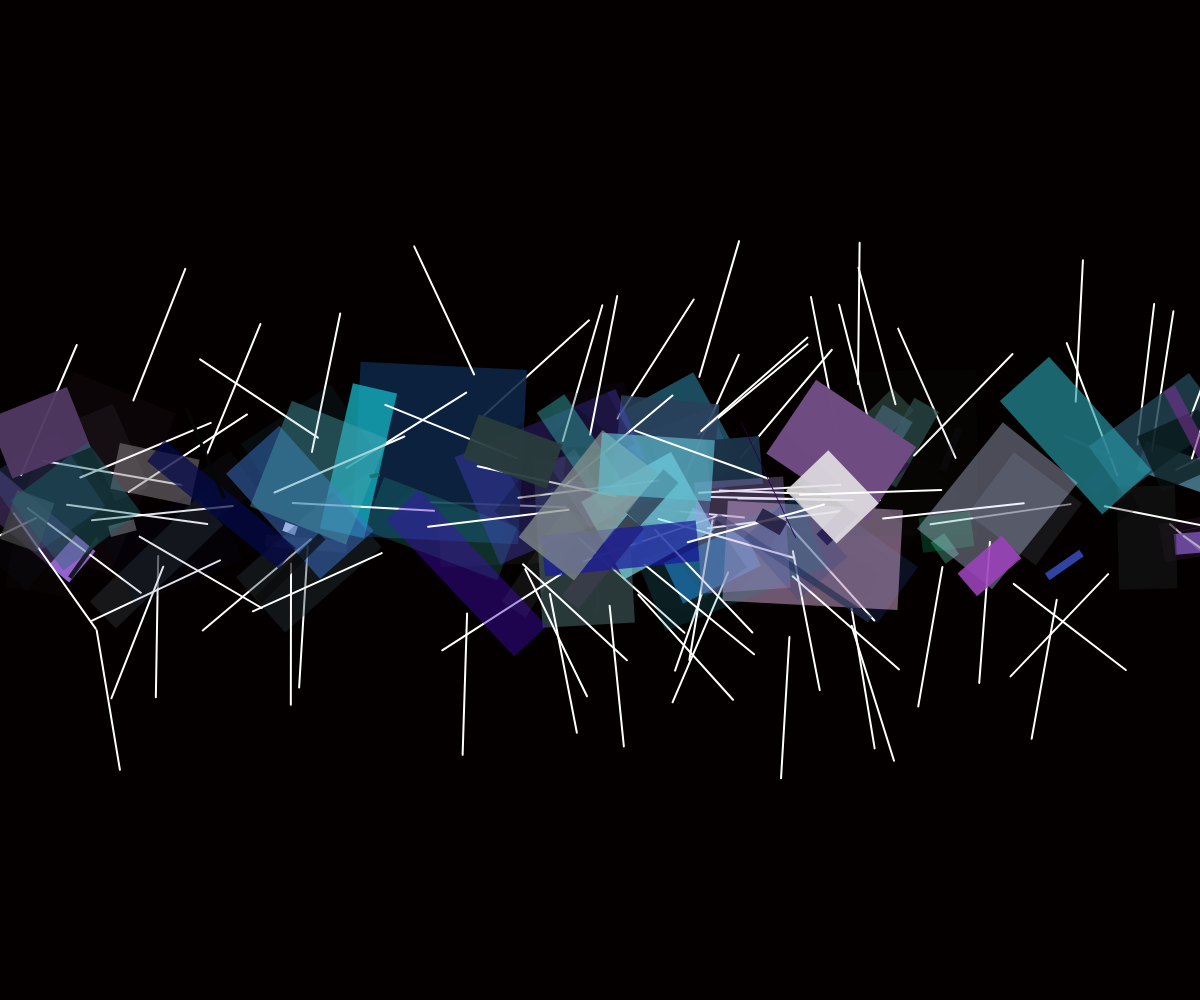
Frame 1 (no input)
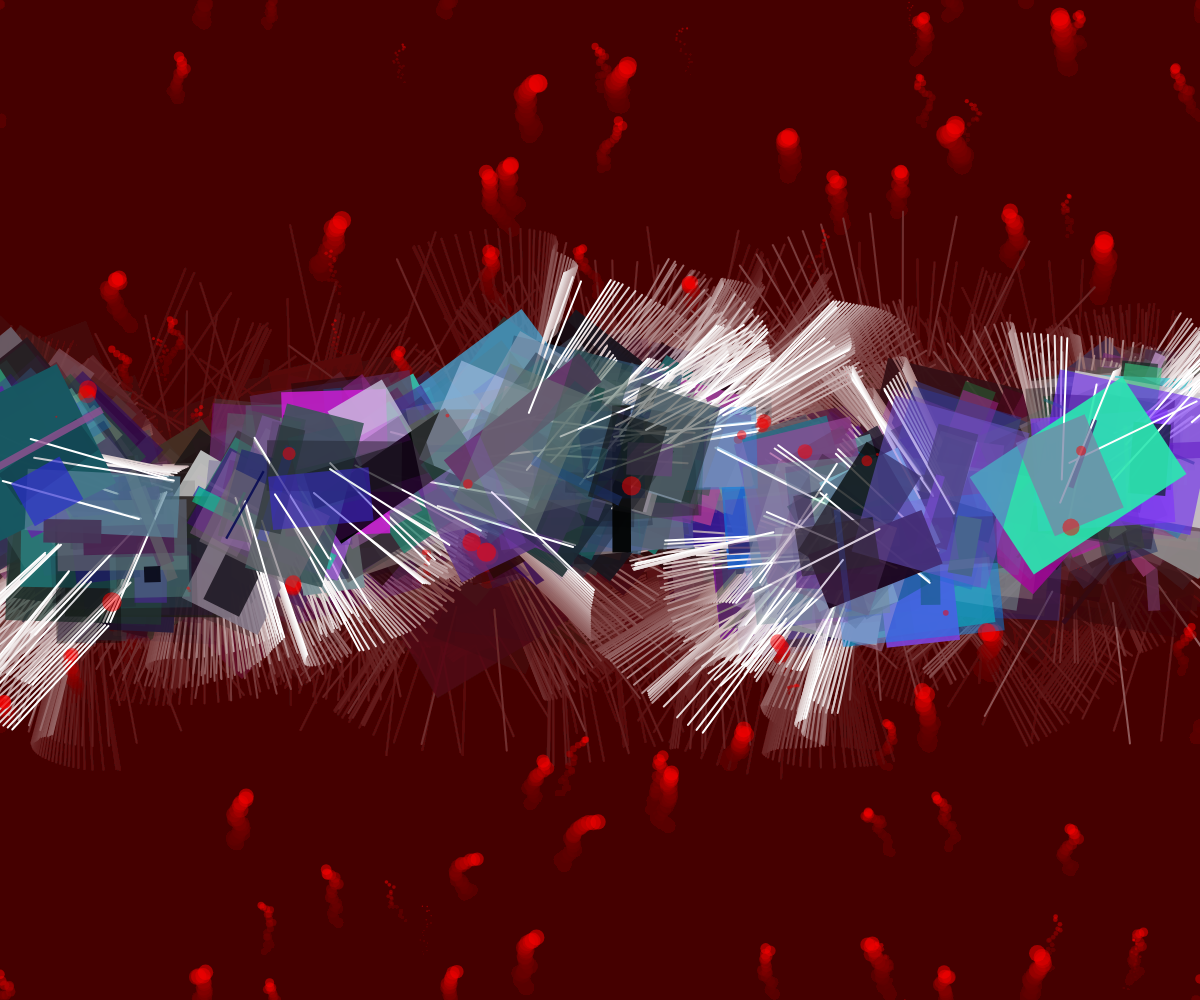
Frame 60 (no input)
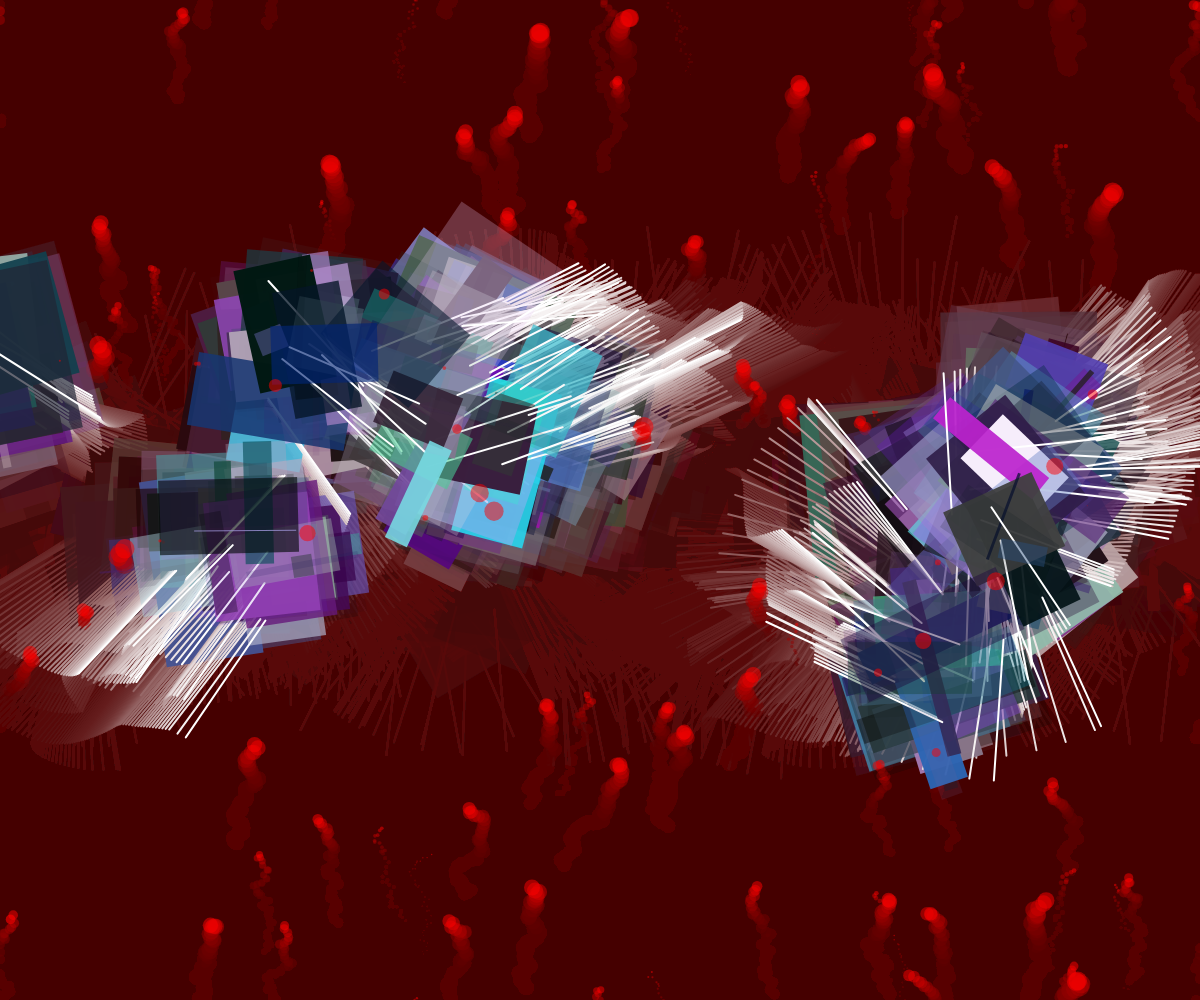
Frame 120 (the mouse pressed at the canvas centre since frame 60)

The p5.js sketch that drew these frames (run headless with seeded random() and noise() and a simulated clock; from frame 60 on, the mouse is pressed at the canvas centre):

// p5.js sketch
// ── sketch.js
//Color change
let H1 = 0;
let shade = 0;

//Bird flock
let flock

//Bubbles
let bubbles = [];

function setup() {
  createCanvas(windowWidth, windowHeight);
  colorMode(HSB, 360, 100, 100, 100);
  frameRate(20);
  //background(200, 100, 50);
  background(0);
  // background(H1, 30, 100);

  //Create Flock
  flock = new Flock();
  for (let i = 0; i < 100; i++){
    let b = new Bird(random(width), height/2);
    flock.addBird(b);
  }

  //Create Bubbles
  for (var j = 0; j < 100; j++) {
		var x = 10+10 * j;
		bubbles[j] = new Bubble(random(width), random(height), random(10));
	}
}

function draw() {
  background(0, 100, 30, 5);
  // background(200, 100, 50, 20);
  // background(0, 10);
  //Change Color
  shade += 0.25;
  H1 += 0.25;
  
  //Viral Flock
  flock.run();
  if (H1 >= 70 || H1 == 0){
    H1*=-1;
  }

  //Bubbles
  if (frameCount%3==0){
  for (let i = 0; i < bubbles.length; i++) {
		bubbles[i].move();
    bubbles[i].edges();
		bubbles[i].show();
	}
}

}

class Flock {
  constructor() {
    this.birds = [];
  }

  run() {
    for (let bird of this.birds){
      bird.run(this.birds);
    }
  }

  addBird(b) {
    this.birds.push(b);
  }
}

function mousePressed(){
  let fs = fullscreen();
  fullscreen(!fs);
}

function windowResized() {
  resizeCanvas(windowWidth, windowHeight);
  background(0);
}

class Bird {
  constructor(x, y) {
    this.accel = createVector(0,0);
    this.vel = createVector(random(-1, 1), random(-1, 1));
    this.pos = createVector(x, y);
    this.r = 100;
    this.maxspeed = 3; // Maximum speed
    this.maxforce = 0.05; // Maximum steering force
    this.wig = random(30, 50);
    this.s = random(10, 100);
    
    //this.h = random(360);
    this.h = 0
  }

  run(birds) {
    this.flock(birds);
    this.update();
    this.borders();
    this.render();
  }

  applyForce(force) {
    this.accel.add(force);
  }

  flock(birds) {
    let sep = this.separate(birds); // Separation
    let ali = this.align(birds); // Alignment
    let coh = this.cohesion(birds); // Cohesion
    // Arbitrarily weight these forces
    sep.mult(1.5);
    ali.mult(1.0);
    coh.mult(1.0);
    // Add the force vectors to acceleration
    this.applyForce(sep);
    this.applyForce(ali);
    this.applyForce(coh);
  }

  update(){
    this.vel.add(this.accel);
    this.vel.limit(this.maxspeed);
    this.pos.add(this.vel);
    this.accel.mult(0);
    this.h -= 1;

    if (this.h <= 0){
      this.h = 360
    }
  }

  seek(target) {
    let desired = p5.Vector.sub(target, this.pos); // A vector pointing from the location to the target
    // Normalize desired and scale to maximum speed
    desired.normalize();
    desired.mult(this.maxspeed);
    // Steering = Desired minus Velocity
    let steer = p5.Vector.sub(desired, this.vel);
    steer.limit(this.maxforce); // Limit to maximum steering force
    return steer;
  }


  render() {
    // Draw a triangle rotated in the direction of velocity
    let theta = this.vel.heading() + radians(90);
    // noStroke();
    strokeWeight(2);
    // stroke(this.h, 100, 100);
    stroke(255);
    // if (frameCount%10==0){
    fill(random(150, 300), random(100), random(100), random(100));
    // fill(random(255), random(100));
    // noFill();
    // }
    push();
    translate(this.pos.x, this.pos.y);
    rotate(theta);
    for (let i; i < 50; i++){}
    // beginShape();
    // vertex(this.wig, this.wig);
    // vertex(-this.r * this.wig, this.r * this.wig);
    // vertex(this.wig, this.r*.5 * this.wig);
    // vertex(this.r/2 * this.wig, this.r * this.wig);
    // endShape(CLOSE);
    
     line(this.s, this.s, this.r + this.s, this.r + this.s)
    // circle(this.wig+random(5), this.wig+random(5), this.wig+random(20))
    rectMode(CENTER)
    noStroke();
    rect(this.wig+random(5), this.wig+random(5), this.wig*random(4), this.wig*random(4))
    pop();
  }

    // Wraparound
    borders() {
      if (this.pos.x < -this.r) this.pos.x = width + this.r;
      if (this.pos.y < -this.r) this.pos.y = height + this.r;
      if (this.pos.x > width + this.r) this.pos.x = -this.r;
      if (this.pos.y > height + this.r) this.pos.y = -this.r;
    }

  // Separation
  // Method checks for nearby birds and steers away
  separate(birds) {
    let desiredseparation = 25.0;
    let steer = createVector(0, 0);
    let count = 0;
    // For every boid in the system, check if it's too close
    for (let i = 0; i < birds.length; i++) {
      let d = p5.Vector.dist(this.pos, birds[i].pos);
      // If the distance is greater than 0 and less than an arbitrary amount (0 when you are yourself)
      if ((d > 0) && (d < desiredseparation)) {
        // Calculate vector pointing away from neighbor
        let diff = p5.Vector.sub(this.pos, birds[i].pos);
        diff.normalize();
        diff.div(d); // Weight by distance
        steer.add(diff);
        count++; // Keep track of how many
      }
    }
    
    // Average -- divide by how many
    if (count > 0) {
      steer.div(count);
    }

    // As long as the vector is greater than 0
    if (steer.mag() > 0) {
      // Implement Reynolds: Steering = Desired - Velocity
      steer.normalize();
      steer.mult(this.maxspeed);
      steer.sub(this.vel);
      steer.limit(this.maxforce);
    }
    return steer;
  }

  // Alignment
  // For every nearby boid in the system, calculate the average velocity
  align(birds) {
    let neighbordist = 50;
    let sum = createVector(0, 0);
    let count = 0;
    for (let i = 0; i < birds.length; i++) {
      let d = p5.Vector.dist(this.pos, birds[i].pos);
      if ((d > 0) && (d < neighbordist)) {
        sum.add(birds[i].vel);
        count++;
      }
    }
    if (count > 0) {
      sum.div(count);
      sum.normalize();
      sum.mult(this.maxspeed);
      let steer = p5.Vector.sub(sum, this.vel);
      steer.limit(this.maxforce);
      return steer;
    } else {
      return createVector(0, 0);
    }
  }

  // Cohesion
  // For the average location (i.e. center) of all nearby birds, calculate steering vector towards that location
  cohesion(birds) {
    let neighbordist = 50;
    let sum = createVector(0, 0); // Start with empty vector to accumulate all locations
    let count = 0;
    for (let i = 0; i < birds.length; i++) {
      let d = p5.Vector.dist(this.pos, birds[i].pos);
      if ((d > 0) && (d < neighbordist)) {
        sum.add(birds[i].pos); // Add location
        count++;
      }
    }
    if (count > 0) {
      sum.div(count);
      return this.seek(sum); // Steer towards the location
    } else {
      return createVector(0, 0);
    }
  }
}

class Bubble {
  constructor(x, y, r){
    this.x = x;
    this.y = y;
    this.r = r;
  }

  move() {
		this.x = this.x + random(-5, 5);
		this.y = this.y + random(-5);
	}

  edges(){
    if (this.x < 0){
      this.x = width;
    } else if (this.x > width){
      this.x = 0;
    }

    if (this.y < 0){
      this.y = height;
    } else if (this.y > height){
      this.y = 0;
      
    }

  }

	show() {
		noStroke();
    // stroke(0, 50);
    fill(0, 100, 100, 50);
    // fill(255, 50);
		ellipse(this.x, this.y, this.r * 2);
	}
}
